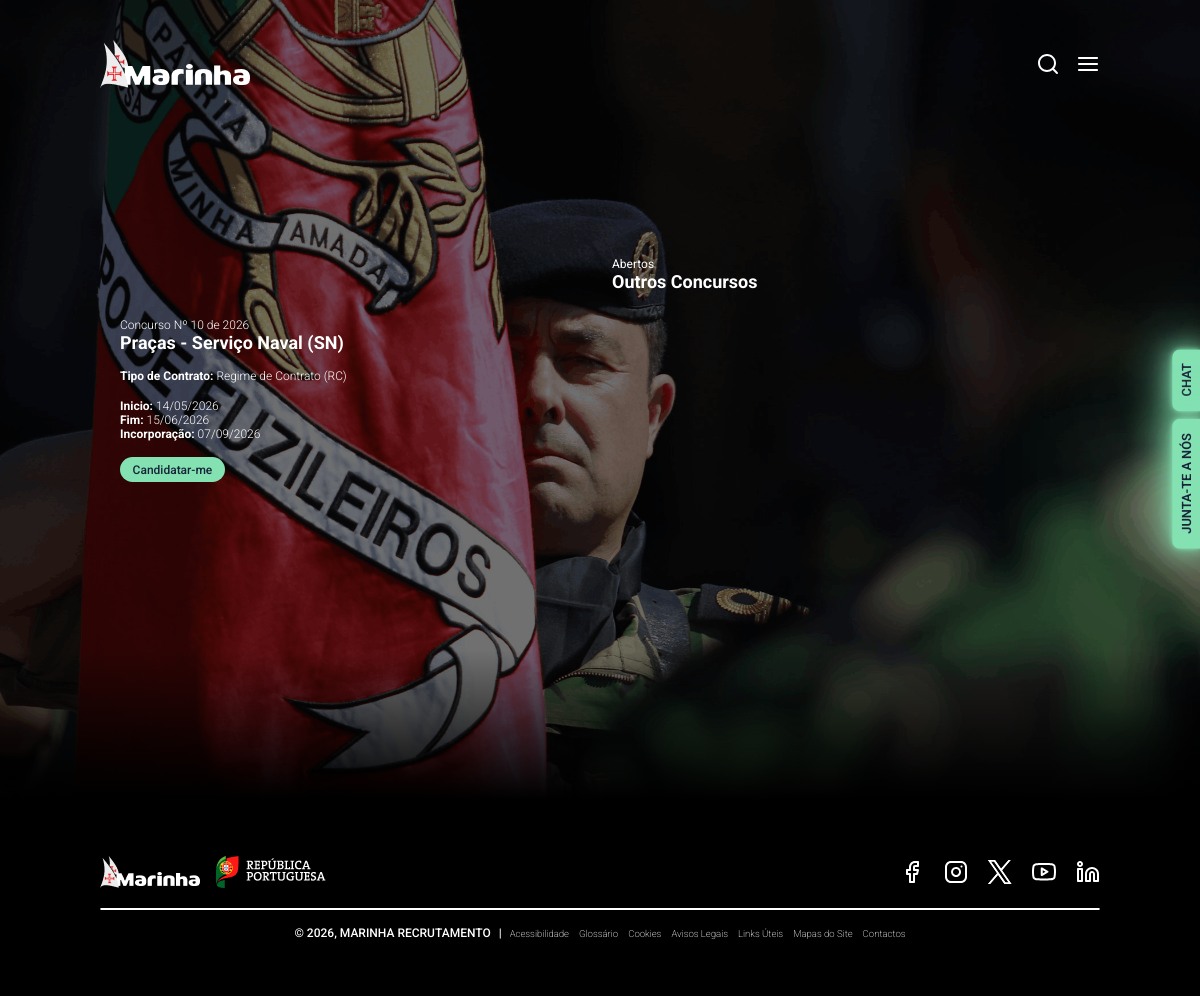
/concursoInfo.php?id=1, run on the app's committed database.
### tables this page shows
CREATE TABLE `concursos` (
  `id` int(11) NOT NULL,
  `numero_concurso` varchar(100) NOT NULL,
  `titulo` text NOT NULL,
  `categoria` varchar(100) DEFAULT NULL,
  `tipo_contrato` varchar(100) DEFAULT NULL,
  `data_inicio` date DEFAULT NULL,
  `data_fim` date DEFAULT NULL,
  `data_incorporacao` date DEFAULT NULL,
  `diario_republica_url` varchar(255) DEFAULT NULL,
  `estado` enum('aberto','terminado','futuro') NOT NULL DEFAULT 'futuro',
  `data_criacao` datetime DEFAULT current_timestamp(),
  `descricao` text NOT NULL
);

### concursoInfo.php (the view, shortened to what this page needs)
<?php
    require_once 'ligacao_bd.php';
    $id_concurso = isset($_GET['id']) ? (int)$_GET['id'] : 0;
    $sqlDetalhe = "SELECT * FROM concursos WHERE id = :id";
    $stmtDetalhe = $pdo->prepare($sqlDetalhe);
    $stmtDetalhe->bindParam(':id', $id_concurso, PDO::PARAM_INT);
    $stmtDetalhe->execute();
    $concursoAtual = $stmtDetalhe->fetch(PDO::FETCH_ASSOC);
?>
<!DOCTYPE html>
<html lang="en">
<!DOCTYPE html>
<html lang="en">
    <head>
        <link rel="stylesheet" href="style.css">
    </head>
    <body
        style="background-image: url(Utilities/Images/bg1.png); background-position: center; background-size: cover;">
        <nav>
            <a href="index.php" id="navLogoS"><img
                    src="Utilities/Images/logoWhiteS.png"
                    alt="Logotipo Branco | Marinha Portuguesa"></a>
            <div id="rightNav">
                <div id="searchIcons">
                    <span id="searchIcon">
                    </span>
                </div>
                <span id="barsIcon">
                </span>
            </div>
        </nav>
        <div id="sideButtons">
            <span id="chatbotBtn">CHAT</span>
            <a href="inscricao.html">JUNTA-TE A NÓS</a>
        </div>
        <section id="concursosInfoSection">
            <div id="concursosInfoSectionContainer">
                <div id="InfoConcurso">
                    <div id="tituloInfoConcurso">
                        <p><?= htmlspecialchars($concursoAtual['numero_concurso']) ?></p>
                        <h1><?= htmlspecialchars($concursoAtual['categoria']) ?> - <?= htmlspecialchars($concursoAtual['titulo']) ?></h1>
                    </div>
                    <p><b>Tipo de Contrato:</b> <?= htmlspecialchars($concursoAtual['tipo_contrato']) ?></p>
                    <div id="datasInfoConcurso">
                        <p><b>Inicio:</b> <?= date('d/m/Y', strtotime($concursoAtual['data_inicio'])) ?></p>
                        <p><b>Fim:</b> <?= date('d/m/Y', strtotime($concursoAtual['data_fim'])) ?></p>
                        <?php if(!empty($concursoAtual['data_incorporacao'])): ?>
                            <p><b>Incorporação:</b> <?= date('d/m/Y', strtotime($concursoAtual['data_incorporacao'])) ?></p>
                        <?php endif; ?>
                    </div>
                    <?php if ($concursoAtual['estado'] === 'aberto'): ?>
                        <a href="login.html">Candidatar-me</a>
                    <?php elseif ($concursoAtual['estado'] === 'terminado'): ?>
                        <a href="#" style="cursor: not-allowed;">Candidaturas Encerradas</a>
                    <?php else: ?>
                        <a href="#" style="cursor: not-allowed;">Brevemente</a>
                    <?php endif; ?>
                </div>
                <div id="outrosConcursos">
                    <div id="tituloOutrosConcurso">
                        <p>Abertos</p>
                        <h1>Outros Concursos</h1>
                    </div>
                    <div id="listaConcursosInfo">
                    </div>
                </div>
            </div>
        </section>
        <section id="carreiraSectionPreparate">
            <footer style="position: static;">
                <div id="topFooter">
                    <div id="logotiposFooter">
                        <a href><img src="Utilities/Images/logoWhiteXS.png"
                                alt="Logotipo Branco | Marinha Portuguesa"></a>
                        <a href><img src="Utilities/Images/govLogo.png"
                                alt="Logotipo Républica Portuguesa"></a>
                    </div>
                    <div id="logotiposRedes">
                        <a href="https://www.facebook.com/@marinharecrutamento"
                            target="_blank">
                            <span id="facebookIcon">
                            </span>
                        </a>
                        <a href="https://www.instagram.com/marinharecrutamento"
                            target="_blank">
                            <span id="instagramIcon">
                            </span>
                        </a>
                        <a href="https://x.com/marinhapt" target="_blank">
                            <span id="xIcon">
                            </span>
                        </a>
                        <a href="https://www.youtube.com/@MarinhaPortuguesa"
                            target="_blank">
                            <span id="youtubeIcon">
                            </span>
                        </a>
                        <a href="https://www.linkedin.com/in/marinha-portuguesa"
                            target="_blank">
                            <span id="linkedinIcon">
                            </span>
                        </a>
                    </div>
                </div>
                <div id="line"></div>
                <div id="bottomFooter">
                    <div id="copyrightFooter">
                        <p>© 2026, MARINHA RECRUTAMENTO</p>
                        <p id="barraFooter">|</p>
                    </div>
                    <div id="linksFooter">
                        <a href="acessibilidade.html ">Acessibilidade</a>
                    <a href="glossario.html ">Glossário</a>
                    <a href="cookies.html ">Cookies</a>
                    <a href="avisos-legais.html ">Avisos Legais</a>
                    <a href="links.html ">Links Úteis</a>
                    <a href="mapasSite.html ">Mapas do Site</a>
                    <a href="contactos.html ">Contactos</a>
                    </div>
                </div>
            </footer>
        </section>
    </body>
</html>

### data on the page
concursos: numero_concurso "Concurso Nº 10 de 2026", categoria "Praças", titulo "Serviço Naval (SN)", tipo_contrato "Regime de Contrato (RC)", data_inicio "14/05/2026", data_fim "15/06/2026", data_incorporacao "07/09/2026"
